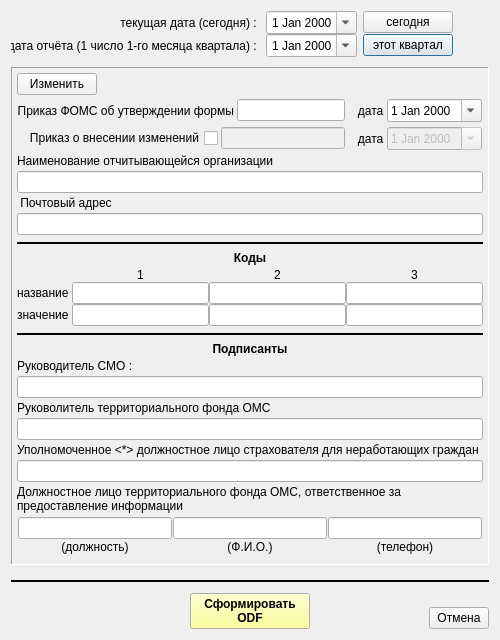
<?xml version="1.0" encoding="UTF-8"?>
<ui version="4.0">
 <class>print_form_8_wnd</class>
 <widget class="QDialog" name="print_form_8_wnd">
  <property name="geometry">
   <rect>
    <x>0</x>
    <y>0</y>
    <width>500</width>
    <height>640</height>
   </rect>
  </property>
  <property name="minimumSize">
   <size>
    <width>500</width>
    <height>0</height>
   </size>
  </property>
  <property name="windowTitle">
   <string>Форма № 8 (ежеквартальная)</string>
  </property>
  <layout class="QVBoxLayout" name="verticalLayout_2" stretch="0,0,1,0,0">
   <property name="spacing">
    <number>10</number>
   </property>
   <item>
    <layout class="QGridLayout" name="gridLayout">
     <property name="leftMargin">
      <number>0</number>
     </property>
     <property name="topMargin">
      <number>0</number>
     </property>
     <property name="rightMargin">
      <number>0</number>
     </property>
     <property name="bottomMargin">
      <number>0</number>
     </property>
     <property name="horizontalSpacing">
      <number>6</number>
     </property>
     <property name="verticalSpacing">
      <number>0</number>
     </property>
     <item row="1" column="2">
      <widget class="QPushButton" name="bn_report_date">
       <property name="enabled">
        <bool>true</bool>
       </property>
       <property name="minimumSize">
        <size>
         <width>90</width>
         <height>0</height>
        </size>
       </property>
       <property name="text">
        <string>этот квартал</string>
       </property>
      </widget>
     </item>
     <item row="0" column="3">
      <spacer name="horizontalSpacer_3">
       <property name="orientation">
        <enum>Qt::Horizontal</enum>
       </property>
       <property name="sizeHint" stdset="0">
        <size>
         <width>40</width>
         <height>20</height>
        </size>
       </property>
      </spacer>
     </item>
     <item row="0" column="0">
      <widget class="QLabel" name="lab_cur_date">
       <property name="enabled">
        <bool>true</bool>
       </property>
       <property name="minimumSize">
        <size>
         <width>240</width>
         <height>0</height>
        </size>
       </property>
       <property name="text">
        <string>текущая дата (сегодня) : </string>
       </property>
       <property name="alignment">
        <set>Qt::AlignRight|Qt::AlignTrailing|Qt::AlignVCenter</set>
       </property>
      </widget>
     </item>
     <item row="0" column="2">
      <widget class="QPushButton" name="bd_cur_date">
       <property name="enabled">
        <bool>true</bool>
       </property>
       <property name="minimumSize">
        <size>
         <width>90</width>
         <height>0</height>
        </size>
       </property>
       <property name="text">
        <string>сегодня</string>
       </property>
      </widget>
     </item>
     <item row="1" column="0">
      <widget class="QLabel" name="lab_report_date">
       <property name="enabled">
        <bool>true</bool>
       </property>
       <property name="minimumSize">
        <size>
         <width>240</width>
         <height>0</height>
        </size>
       </property>
       <property name="text">
        <string>дата отчёта (1 число 1-го месяца квартала) : </string>
       </property>
       <property name="alignment">
        <set>Qt::AlignRight|Qt::AlignTrailing|Qt::AlignVCenter</set>
       </property>
      </widget>
     </item>
     <item row="1" column="1">
      <widget class="QDateEdit" name="date_report">
       <property name="enabled">
        <bool>true</bool>
       </property>
       <property name="minimumSize">
        <size>
         <width>90</width>
         <height>0</height>
        </size>
       </property>
       <property name="alignment">
        <set>Qt::AlignCenter</set>
       </property>
       <property name="calendarPopup">
        <bool>true</bool>
       </property>
      </widget>
     </item>
     <item row="0" column="1">
      <widget class="QDateEdit" name="date_cur">
       <property name="enabled">
        <bool>true</bool>
       </property>
       <property name="minimumSize">
        <size>
         <width>90</width>
         <height>0</height>
        </size>
       </property>
       <property name="alignment">
        <set>Qt::AlignCenter</set>
       </property>
       <property name="calendarPopup">
        <bool>true</bool>
       </property>
      </widget>
     </item>
    </layout>
   </item>
   <item>
    <widget class="QFrame" name="frame">
     <property name="enabled">
      <bool>true</bool>
     </property>
     <property name="frameShape">
      <enum>QFrame::Panel</enum>
     </property>
     <property name="frameShadow">
      <enum>QFrame::Sunken</enum>
     </property>
     <layout class="QVBoxLayout" name="verticalLayout">
      <property name="spacing">
       <number>3</number>
      </property>
      <property name="leftMargin">
       <number>5</number>
      </property>
      <property name="topMargin">
       <number>5</number>
      </property>
      <property name="rightMargin">
       <number>5</number>
      </property>
      <property name="bottomMargin">
       <number>9</number>
      </property>
      <item>
       <layout class="QHBoxLayout" name="horizontalLayout_3" stretch="0,0">
        <property name="spacing">
         <number>2</number>
        </property>
        <item>
         <widget class="QPushButton" name="bn_edit">
          <property name="text">
           <string>Изменить</string>
          </property>
          <property name="icon">
           <iconset resource="_inko_pol2_res.qrc">
            <normaloff>:/change.bmp</normaloff>:/change.bmp</iconset>
          </property>
          <property name="checkable">
           <bool>true</bool>
          </property>
         </widget>
        </item>
        <item>
         <spacer name="horizontalSpacer_7">
          <property name="orientation">
           <enum>Qt::Horizontal</enum>
          </property>
          <property name="sizeHint" stdset="0">
           <size>
            <width>40</width>
            <height>20</height>
           </size>
          </property>
         </spacer>
        </item>
       </layout>
      </item>
      <item>
       <layout class="QHBoxLayout" name="horizontalLayout_2">
        <property name="leftMargin">
         <number>1</number>
        </property>
        <property name="topMargin">
         <number>1</number>
        </property>
        <property name="rightMargin">
         <number>1</number>
        </property>
        <property name="bottomMargin">
         <number>1</number>
        </property>
        <item>
         <widget class="QLabel" name="lab_doc1_num">
          <property name="minimumSize">
           <size>
            <width>200</width>
            <height>0</height>
           </size>
          </property>
          <property name="text">
           <string>Приказ ФОМС об утверждении формы</string>
          </property>
          <property name="alignment">
           <set>Qt::AlignRight|Qt::AlignTrailing|Qt::AlignVCenter</set>
          </property>
         </widget>
        </item>
        <item>
         <widget class="QLineEdit" name="ln_doc1_num">
          <property name="alignment">
           <set>Qt::AlignLeading|Qt::AlignLeft|Qt::AlignVCenter</set>
          </property>
         </widget>
        </item>
        <item>
         <widget class="QLabel" name="lab_doc1_date">
          <property name="text">
           <string>   дата</string>
          </property>
         </widget>
        </item>
        <item>
         <widget class="QDateEdit" name="date_doc1">
          <property name="calendarPopup">
           <bool>true</bool>
          </property>
         </widget>
        </item>
       </layout>
      </item>
      <item>
       <layout class="QHBoxLayout" name="horizontalLayout_4">
        <property name="leftMargin">
         <number>1</number>
        </property>
        <property name="topMargin">
         <number>1</number>
        </property>
        <property name="rightMargin">
         <number>1</number>
        </property>
        <property name="bottomMargin">
         <number>1</number>
        </property>
        <item>
         <widget class="QCheckBox" name="ch_doc2">
          <property name="minimumSize">
           <size>
            <width>200</width>
            <height>0</height>
           </size>
          </property>
          <property name="layoutDirection">
           <enum>Qt::RightToLeft</enum>
          </property>
          <property name="text">
           <string>Приказ о внесении изменений</string>
          </property>
         </widget>
        </item>
        <item>
         <widget class="QLineEdit" name="ln_doc2_num">
          <property name="enabled">
           <bool>false</bool>
          </property>
          <property name="alignment">
           <set>Qt::AlignLeading|Qt::AlignLeft|Qt::AlignVCenter</set>
          </property>
         </widget>
        </item>
        <item>
         <widget class="QLabel" name="lab_doc2_date">
          <property name="text">
           <string>   дата</string>
          </property>
         </widget>
        </item>
        <item>
         <widget class="QDateEdit" name="date_doc2">
          <property name="enabled">
           <bool>false</bool>
          </property>
          <property name="calendarPopup">
           <bool>true</bool>
          </property>
         </widget>
        </item>
       </layout>
      </item>
      <item>
       <widget class="QLabel" name="lab_smo_name">
        <property name="minimumSize">
         <size>
          <width>200</width>
          <height>0</height>
         </size>
        </property>
        <property name="text">
         <string>Наименование отчитывающейся организации</string>
        </property>
        <property name="alignment">
         <set>Qt::AlignLeading|Qt::AlignLeft|Qt::AlignVCenter</set>
        </property>
       </widget>
      </item>
      <item>
       <widget class="QLineEdit" name="ln_smo_name">
        <property name="enabled">
         <bool>true</bool>
        </property>
        <property name="alignment">
         <set>Qt::AlignLeading|Qt::AlignLeft|Qt::AlignVCenter</set>
        </property>
       </widget>
      </item>
      <item>
       <widget class="QLabel" name="lab_smo_address">
        <property name="minimumSize">
         <size>
          <width>200</width>
          <height>0</height>
         </size>
        </property>
        <property name="text">
         <string> Почтовый адрес</string>
        </property>
        <property name="alignment">
         <set>Qt::AlignLeading|Qt::AlignLeft|Qt::AlignVCenter</set>
        </property>
       </widget>
      </item>
      <item>
       <widget class="QLineEdit" name="ln_smo_address">
        <property name="enabled">
         <bool>true</bool>
        </property>
        <property name="alignment">
         <set>Qt::AlignLeading|Qt::AlignLeft|Qt::AlignVCenter</set>
        </property>
       </widget>
      </item>
      <item>
       <widget class="Line" name="line_6">
        <property name="minimumSize">
         <size>
          <width>0</width>
          <height>10</height>
         </size>
        </property>
        <property name="frameShadow">
         <enum>QFrame::Plain</enum>
        </property>
        <property name="lineWidth">
         <number>2</number>
        </property>
        <property name="orientation">
         <enum>Qt::Horizontal</enum>
        </property>
       </widget>
      </item>
      <item>
       <widget class="QLabel" name="lab_codes">
        <property name="minimumSize">
         <size>
          <width>200</width>
          <height>0</height>
         </size>
        </property>
        <property name="font">
         <font>
          <weight>75</weight>
          <bold>true</bold>
         </font>
        </property>
        <property name="text">
         <string>Коды</string>
        </property>
        <property name="alignment">
         <set>Qt::AlignCenter</set>
        </property>
       </widget>
      </item>
      <item>
       <layout class="QGridLayout" name="gridLayout_2" rowstretch="0,0,0" columnstretch="1,3,3,3">
        <property name="leftMargin">
         <number>0</number>
        </property>
        <property name="topMargin">
         <number>0</number>
        </property>
        <property name="rightMargin">
         <number>0</number>
        </property>
        <property name="bottomMargin">
         <number>0</number>
        </property>
        <property name="spacing">
         <number>0</number>
        </property>
        <item row="2" column="0">
         <widget class="QLabel" name="lab_codevals">
          <property name="minimumSize">
           <size>
            <width>0</width>
            <height>0</height>
           </size>
          </property>
          <property name="text">
           <string>значение </string>
          </property>
          <property name="alignment">
           <set>Qt::AlignCenter</set>
          </property>
         </widget>
        </item>
        <item row="0" column="1">
         <widget class="QLabel" name="lab_codenum1">
          <property name="text">
           <string>1</string>
          </property>
          <property name="alignment">
           <set>Qt::AlignCenter</set>
          </property>
         </widget>
        </item>
        <item row="0" column="3">
         <widget class="QLabel" name="lab_codenum3">
          <property name="text">
           <string>3</string>
          </property>
          <property name="alignment">
           <set>Qt::AlignCenter</set>
          </property>
         </widget>
        </item>
        <item row="0" column="2">
         <widget class="QLabel" name="lab_codenum2">
          <property name="text">
           <string>2</string>
          </property>
          <property name="alignment">
           <set>Qt::AlignCenter</set>
          </property>
         </widget>
        </item>
        <item row="1" column="0">
         <widget class="QLabel" name="lab_codenames">
          <property name="minimumSize">
           <size>
            <width>0</width>
            <height>0</height>
           </size>
          </property>
          <property name="text">
           <string>название </string>
          </property>
          <property name="alignment">
           <set>Qt::AlignCenter</set>
          </property>
         </widget>
        </item>
        <item row="2" column="3">
         <widget class="QLineEdit" name="ln_code3">
          <property name="alignment">
           <set>Qt::AlignLeading|Qt::AlignLeft|Qt::AlignVCenter</set>
          </property>
         </widget>
        </item>
        <item row="1" column="1">
         <widget class="QLineEdit" name="ln_codename1">
          <property name="alignment">
           <set>Qt::AlignLeading|Qt::AlignLeft|Qt::AlignVCenter</set>
          </property>
         </widget>
        </item>
        <item row="2" column="2">
         <widget class="QLineEdit" name="ln_code2">
          <property name="alignment">
           <set>Qt::AlignLeading|Qt::AlignLeft|Qt::AlignVCenter</set>
          </property>
         </widget>
        </item>
        <item row="2" column="1">
         <widget class="QLineEdit" name="ln_code1">
          <property name="alignment">
           <set>Qt::AlignLeading|Qt::AlignLeft|Qt::AlignVCenter</set>
          </property>
         </widget>
        </item>
        <item row="1" column="2">
         <widget class="QLineEdit" name="ln_codename2">
          <property name="alignment">
           <set>Qt::AlignLeading|Qt::AlignLeft|Qt::AlignVCenter</set>
          </property>
         </widget>
        </item>
        <item row="1" column="3">
         <widget class="QLineEdit" name="ln_codename3">
          <property name="alignment">
           <set>Qt::AlignLeading|Qt::AlignLeft|Qt::AlignVCenter</set>
          </property>
         </widget>
        </item>
       </layout>
      </item>
      <item>
       <widget class="Line" name="line_5">
        <property name="minimumSize">
         <size>
          <width>0</width>
          <height>10</height>
         </size>
        </property>
        <property name="frameShadow">
         <enum>QFrame::Plain</enum>
        </property>
        <property name="lineWidth">
         <number>2</number>
        </property>
        <property name="orientation">
         <enum>Qt::Horizontal</enum>
        </property>
       </widget>
      </item>
      <item>
       <widget class="QLabel" name="lab_signers">
        <property name="minimumSize">
         <size>
          <width>200</width>
          <height>0</height>
         </size>
        </property>
        <property name="font">
         <font>
          <weight>75</weight>
          <bold>true</bold>
         </font>
        </property>
        <property name="text">
         <string>Подписанты</string>
        </property>
        <property name="alignment">
         <set>Qt::AlignCenter</set>
        </property>
       </widget>
      </item>
      <item>
       <widget class="QLabel" name="lab_smo_director">
        <property name="enabled">
         <bool>true</bool>
        </property>
        <property name="text">
         <string>Руководитель СМО :</string>
        </property>
        <property name="alignment">
         <set>Qt::AlignLeading|Qt::AlignLeft|Qt::AlignVCenter</set>
        </property>
       </widget>
      </item>
      <item>
       <widget class="QLineEdit" name="ln_smo_director">
        <property name="enabled">
         <bool>true</bool>
        </property>
        <property name="alignment">
         <set>Qt::AlignLeading|Qt::AlignLeft|Qt::AlignVCenter</set>
        </property>
       </widget>
      </item>
      <item>
       <widget class="QLabel" name="lab_tfoms_director_fio">
        <property name="minimumSize">
         <size>
          <width>200</width>
          <height>0</height>
         </size>
        </property>
        <property name="text">
         <string>Руковолитель территориального фонда ОМС</string>
        </property>
        <property name="alignment">
         <set>Qt::AlignLeading|Qt::AlignLeft|Qt::AlignVCenter</set>
        </property>
       </widget>
      </item>
      <item>
       <widget class="QLineEdit" name="ln_tfoms_director_fio">
        <property name="enabled">
         <bool>true</bool>
        </property>
        <property name="alignment">
         <set>Qt::AlignLeading|Qt::AlignLeft|Qt::AlignVCenter</set>
        </property>
       </widget>
      </item>
      <item>
       <widget class="QLabel" name="lab_tfoms_worker">
        <property name="minimumSize">
         <size>
          <width>200</width>
          <height>0</height>
         </size>
        </property>
        <property name="text">
         <string>Уполномоченное &lt;*&gt; должностное лицо страхователя для неработающих граждан</string>
        </property>
        <property name="alignment">
         <set>Qt::AlignLeading|Qt::AlignLeft|Qt::AlignVCenter</set>
        </property>
       </widget>
      </item>
      <item>
       <widget class="QLineEdit" name="ln_tfoms_worker">
        <property name="enabled">
         <bool>true</bool>
        </property>
        <property name="alignment">
         <set>Qt::AlignLeading|Qt::AlignLeft|Qt::AlignVCenter</set>
        </property>
       </widget>
      </item>
      <item>
       <widget class="QLabel" name="lab_tfoms_worker2">
        <property name="minimumSize">
         <size>
          <width>200</width>
          <height>0</height>
         </size>
        </property>
        <property name="text">
         <string>Должностное лицо территориального фонда ОМС, ответственное за 
предоставление информации </string>
        </property>
        <property name="alignment">
         <set>Qt::AlignLeading|Qt::AlignLeft|Qt::AlignVCenter</set>
        </property>
       </widget>
      </item>
      <item>
       <layout class="QGridLayout" name="gridLayout_3">
        <property name="leftMargin">
         <number>1</number>
        </property>
        <property name="topMargin">
         <number>1</number>
        </property>
        <property name="rightMargin">
         <number>1</number>
        </property>
        <property name="bottomMargin">
         <number>1</number>
        </property>
        <property name="spacing">
         <number>1</number>
        </property>
        <item row="1" column="0">
         <widget class="QLabel" name="lab_tfoms_worker2_place">
          <property name="minimumSize">
           <size>
            <width>0</width>
            <height>0</height>
           </size>
          </property>
          <property name="text">
           <string>(должность)</string>
          </property>
          <property name="alignment">
           <set>Qt::AlignCenter</set>
          </property>
         </widget>
        </item>
        <item row="1" column="1">
         <widget class="QLabel" name="lab_tfoms_worker2_fio">
          <property name="minimumSize">
           <size>
            <width>0</width>
            <height>0</height>
           </size>
          </property>
          <property name="text">
           <string>(Ф.И.О.)</string>
          </property>
          <property name="alignment">
           <set>Qt::AlignCenter</set>
          </property>
         </widget>
        </item>
        <item row="1" column="2">
         <widget class="QLabel" name="lab_tfoms_worker2_phone">
          <property name="minimumSize">
           <size>
            <width>0</width>
            <height>0</height>
           </size>
          </property>
          <property name="text">
           <string>(телефон)</string>
          </property>
          <property name="alignment">
           <set>Qt::AlignCenter</set>
          </property>
         </widget>
        </item>
        <item row="0" column="0">
         <widget class="QLineEdit" name="ln_tfoms_worker2_place">
          <property name="alignment">
           <set>Qt::AlignLeading|Qt::AlignLeft|Qt::AlignVCenter</set>
          </property>
         </widget>
        </item>
        <item row="0" column="1">
         <widget class="QLineEdit" name="ln_tfoms_worker2_fio">
          <property name="enabled">
           <bool>true</bool>
          </property>
          <property name="text">
           <string/>
          </property>
          <property name="alignment">
           <set>Qt::AlignLeading|Qt::AlignLeft|Qt::AlignVCenter</set>
          </property>
         </widget>
        </item>
        <item row="0" column="2">
         <widget class="QLineEdit" name="ln_tfoms_worker2_phone">
          <property name="alignment">
           <set>Qt::AlignLeading|Qt::AlignLeft|Qt::AlignVCenter</set>
          </property>
         </widget>
        </item>
       </layout>
      </item>
     </layout>
    </widget>
   </item>
   <item>
    <spacer name="verticalSpacer">
     <property name="orientation">
      <enum>Qt::Vertical</enum>
     </property>
     <property name="sizeHint" stdset="0">
      <size>
       <width>20</width>
       <height>55</height>
      </size>
     </property>
    </spacer>
   </item>
   <item>
    <widget class="Line" name="line">
     <property name="frameShadow">
      <enum>QFrame::Plain</enum>
     </property>
     <property name="lineWidth">
      <number>2</number>
     </property>
     <property name="orientation">
      <enum>Qt::Horizontal</enum>
     </property>
    </widget>
   </item>
   <item>
    <layout class="QHBoxLayout" name="horizontalLayout">
     <item>
      <widget class="QFrame" name="frame_2">
       <property name="minimumSize">
        <size>
         <width>60</width>
         <height>0</height>
        </size>
       </property>
       <property name="maximumSize">
        <size>
         <width>70</width>
         <height>16777215</height>
        </size>
       </property>
       <property name="frameShape">
        <enum>QFrame::NoFrame</enum>
       </property>
       <property name="frameShadow">
        <enum>QFrame::Plain</enum>
       </property>
      </widget>
     </item>
     <item>
      <spacer name="horizontalSpacer_2">
       <property name="orientation">
        <enum>Qt::Horizontal</enum>
       </property>
       <property name="sizeHint" stdset="0">
        <size>
         <width>40</width>
         <height>20</height>
        </size>
       </property>
      </spacer>
     </item>
     <item>
      <widget class="QPushButton" name="bn_print">
       <property name="minimumSize">
        <size>
         <width>120</width>
         <height>35</height>
        </size>
       </property>
       <property name="palette">
        <palette>
         <active>
          <colorrole role="Button">
           <brush brushstyle="SolidPattern">
            <color alpha="255">
             <red>255</red>
             <green>255</green>
             <blue>127</blue>
            </color>
           </brush>
          </colorrole>
         </active>
         <inactive>
          <colorrole role="Button">
           <brush brushstyle="SolidPattern">
            <color alpha="255">
             <red>255</red>
             <green>255</green>
             <blue>127</blue>
            </color>
           </brush>
          </colorrole>
         </inactive>
         <disabled>
          <colorrole role="Button">
           <brush brushstyle="SolidPattern">
            <color alpha="255">
             <red>255</red>
             <green>255</green>
             <blue>127</blue>
            </color>
           </brush>
          </colorrole>
         </disabled>
        </palette>
       </property>
       <property name="font">
        <font>
         <weight>75</weight>
         <bold>true</bold>
        </font>
       </property>
       <property name="text">
        <string>Сформировать 
ODF</string>
       </property>
      </widget>
     </item>
     <item>
      <spacer name="horizontalSpacer">
       <property name="orientation">
        <enum>Qt::Horizontal</enum>
       </property>
       <property name="sizeHint" stdset="0">
        <size>
         <width>40</width>
         <height>20</height>
        </size>
       </property>
      </spacer>
     </item>
     <item>
      <layout class="QVBoxLayout" name="verticalLayout_3">
       <property name="spacing">
        <number>0</number>
       </property>
       <property name="leftMargin">
        <number>0</number>
       </property>
       <property name="topMargin">
        <number>0</number>
       </property>
       <property name="rightMargin">
        <number>0</number>
       </property>
       <property name="bottomMargin">
        <number>0</number>
       </property>
       <item>
        <spacer name="verticalSpacer_2">
         <property name="orientation">
          <enum>Qt::Vertical</enum>
         </property>
         <property name="sizeHint" stdset="0">
          <size>
           <width>5</width>
           <height>5</height>
          </size>
         </property>
        </spacer>
       </item>
       <item>
        <widget class="QPushButton" name="bn_cansel">
         <property name="minimumSize">
          <size>
           <width>60</width>
           <height>0</height>
          </size>
         </property>
         <property name="maximumSize">
          <size>
           <width>60</width>
           <height>16777215</height>
          </size>
         </property>
         <property name="text">
          <string>Отмена</string>
         </property>
        </widget>
       </item>
      </layout>
     </item>
    </layout>
   </item>
  </layout>
 </widget>
 <resources>
  <include location="_inko_pol2_res.qrc"/>
 </resources>
 <connections/>
</ui>
